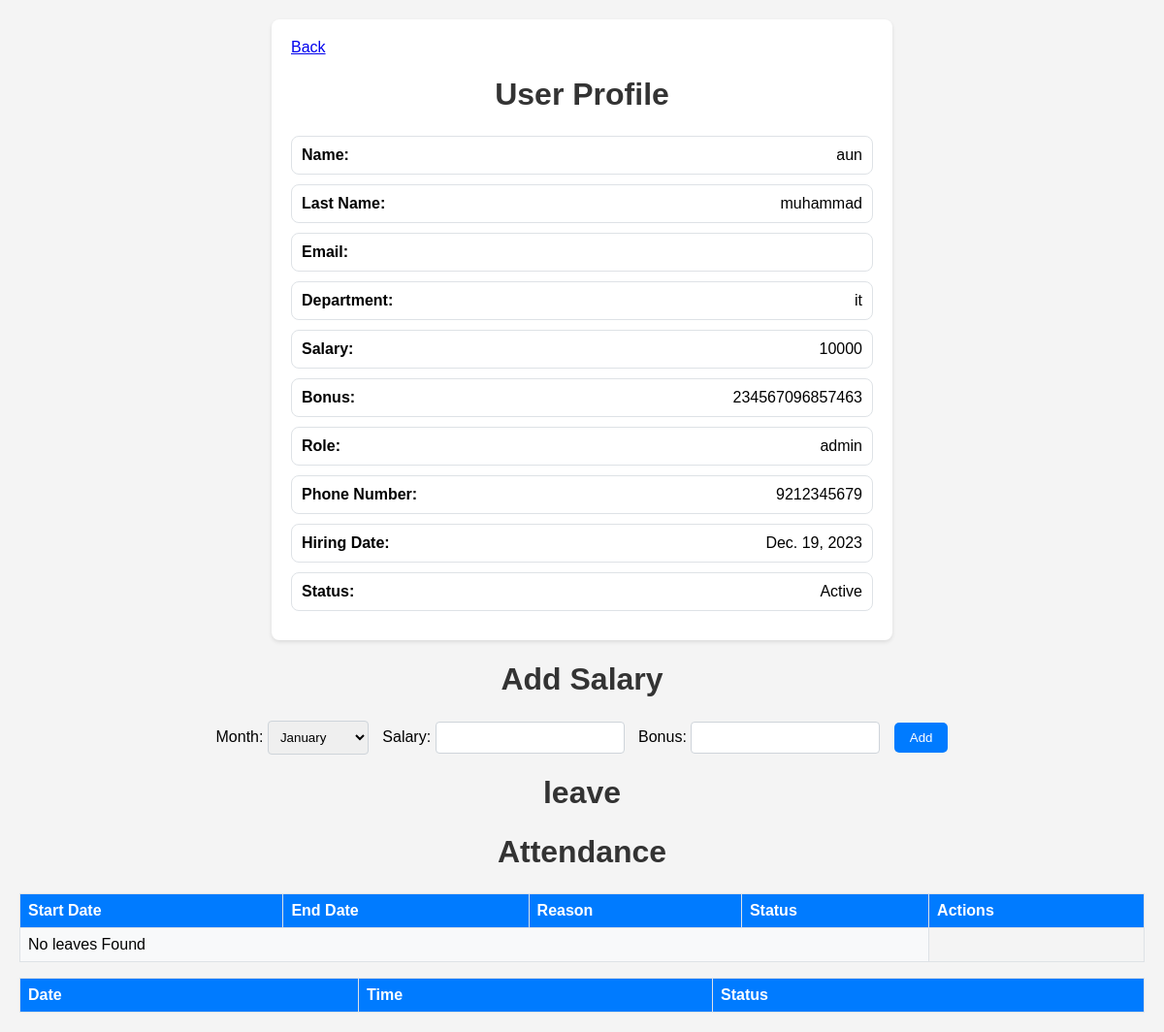
Screenshot of /employeedata/1 (signed in) with the database file from the repository.
### emp_app/models.py (models this page shows, shortened)
class Employee(models.Model):
    first_name = models.CharField(max_length=100,null=False)
    last_name = models.CharField(max_length=100)
    dept = models.CharField(max_length=100)
    salary = models.IntegerField(default=0)
    bonus = models.IntegerField(default=0)
    role = models.CharField(max_length=100)
    phone = models.IntegerField(default=0)
    email = models.EmailField(max_length=100, default="")
    hire_date = models.DateField()
    status = models.CharField(max_length=100, choices=(('Active', 'Active'), ('Leave', 'Leave')), default='Active')

### emp_app/decoraters.py (the view)
        def wrapper_func(request, *args, **kwargs):
            group = None
            if request.user.groups.exists():  # check if user is in a group
                group = request.user.groups.all()[0].name  # get the group name
            if group in allowed_roles:
                return view_func(request, *args, **kwargs)
            else:
                return HttpResponse("You are not authorized to view this page!")

### emp_app/decoraters.py (called while the page is built)
def allowed_users(allowed_roles=[]):
    def decorator(view_func):
        def wrapper_func(request, *args, **kwargs):
            group = None
            if request.user.groups.exists():  # check if user is in a group
                group = request.user.groups.all()[0].name  # get the group name
            if group in allowed_roles:
                return view_func(request, *args, **kwargs)
            else:
                return HttpResponse("You are not authorized to view this page!")
        return wrapper_func
    return decorator

### templates/employeedata.html (shortened to what this page needs)
{% load static %}
<!DOCTYPE html>
<html lang="en">
<head>
    <link rel="stylesheet" href="{% static './css/employeedata.css' %}">
</head>
<body>
    <div class="container">
        <a href="{% url 'all' %}" >Back</a>
        <h1>User Profile</h1>
        <div class="user-detail"><label>Name:</label> {{ first_name }}</div>
        <div class="user-detail"><label>Last Name:</label> {{ last_name }}</div>
        <div class="user-detail"><label>Email:</label> {{ email }}</div>
        <div class="user-detail"><label>Department:</label> {{ dept }}</div>
        <div class="user-detail"><label>Salary:</label> {{ salary }}</div>
        <div class="user-detail"><label>Bonus:</label> {{ bonus }}</div>
        <div class="user-detail"><label>Role:</label> {{ role }}</div>
        <div class="user-detail"><label>Phone Number:</label> {{ phone }}</div>
        <div class="user-detail"><label>Hiring Date:</label> {{ hire_date }}</div>
        <div class="user-detail"><label>Status:</label> {{ status }}</div>
    </div>
    <div class="salary-form">
        <h1>Add Salary</h1>
        <form method="POST" action="{% url 'addSalary' id %}">
            <label>Month:</label>
            <select id="monthSelect" name="month">
                <option value="1">January</option>
            </select>
            <label>Salary:</label>
            <input type="number" name="salary" />
            <label>Bonus:</label>
            <input type="number" name="bonus" />
            <button type="submit">Add</button>
        </form>
    </div>
    <div>
        <h1>leave</h1>
        <table>
            <tr>
                <th>Start Date</th>
                <th>End Date</th>
                <th>Reason</th>
                <th colspan="1" >Status</th>
                <th>Actions</th>
            </tr>
            {% if emp_leves_len == 0 %}
                <tr>
                    <td colspan="4">No leaves Found</td>
                </tr>
            {% endif %}
        <h1>Attendance</h1>
        <table>
            <tr>
                <th>Date</th>
                <th>Time</th>
                <th>Status</th>
            </tr>
        </table>
    </div>
</body>
</html>

### static/css/employeedata.css (style rules this page uses)
body { font-family: 'Roboto', sans-serif; background-color: #e9ecef; margin: 0; padding: 20px; transition: background-color 0.5s ease; }
.container { background: #ffffff; padding: 20px; border-radius: 10px; box-shadow: 0 4px 8px rgba(0, 0, 0, 0.05); max-width: 700px; margin: 40px auto; transition: transform 0.3s ease; }
h1 { color: #212529; text-align: center; margin-bottom: 1.5rem; }
.user-detail { display: flex; align-items: center; justify-content: space-between; margin-bottom: 1rem; padding: 10px; border: 1px solid #dee2e6; border-radius: 8px; transition: background-color 0.3s ease; }
.user-detail label { font-weight: bold; margin-right: 10px; }
button { background-color: #007bff; color: white; padding: 8px 16px; border: none; border-radius: 5px; cursor: pointer; transition: background-color 0.3s ease; }
form { margin-bottom: 2rem auto; }
.salary-form { text-align: center; }
table { width: 100%; margin-top: 1rem; border-collapse: collapse; }
table, th, td { border: 1px solid #dee2e6; }
th, td { text-align: left; padding: 8px; }
th { background-color: #007bff; color: white; }
td { background-color: #f8f9fa; }
input[type="number"], select { padding: 8px; margin-right: 10px; border: 1px solid #ced4da; border-radius: 4px; transition: border-color 0.3s ease; }

### templates/employeedata.html (style rules this page uses)
body { font-family: Arial, sans-serif; background-color: #f4f4f4; padding: 20px; }
.container { background: white; padding: 20px; border-radius: 8px; box-shadow: 0 2px 4px rgba(0, 0, 0, 0.1); max-width: 600px; margin: 0 auto; }
h1 { color: #333; }
.user-detail { margin-bottom: 10px; }
.user-detail label { font-weight: bold; margin-right: 10px; }

### rows the page displays
Employee: first_name "aun", last_name "muhammad", dept "it", role "admin", hire_date "Dec. 19, 2023", status "Active"

### other values shown
{{ salary }} "10000"
{{ bonus }} "234567096857463"
{{ phone }} "9212345679"
